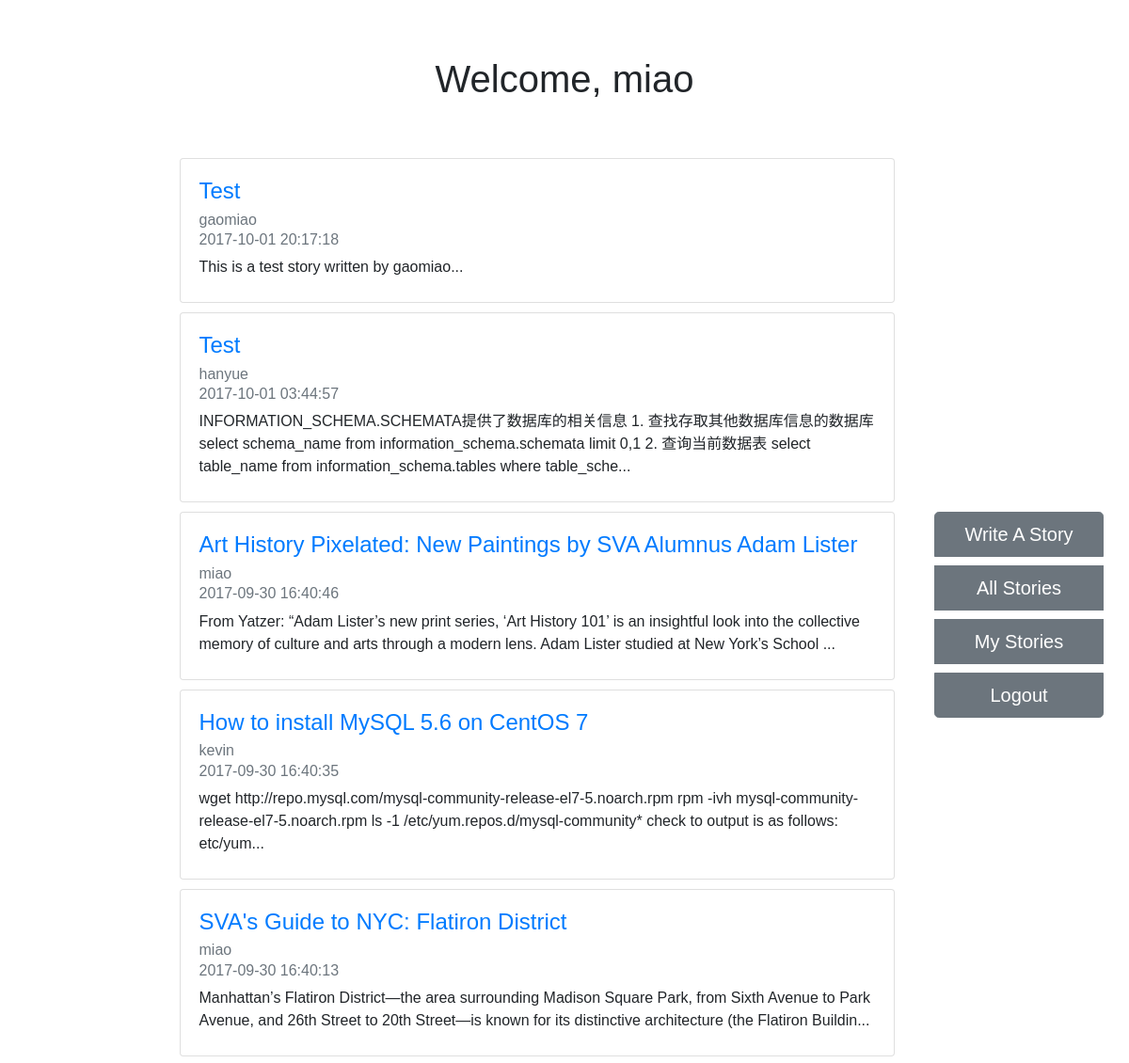
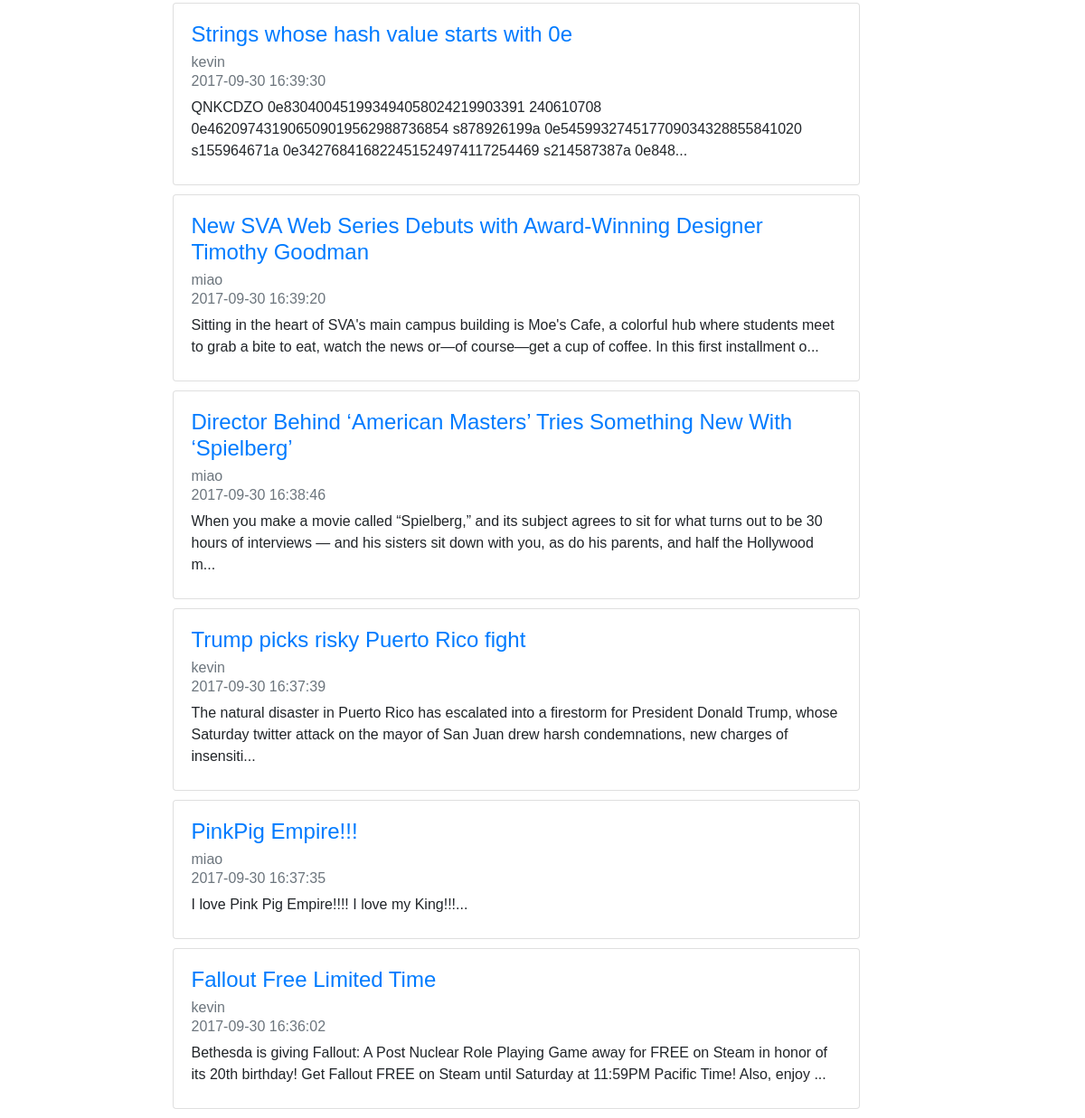
Page /index.php (signed in) on the committed database (2 pictures, top to bottom).
### tables this page shows
CREATE TABLE `stories` (
  `story_id` int(11) NOT NULL AUTO_INCREMENT,
  `title` varchar(255) NOT NULL,
  `issue_date` datetime NOT NULL DEFAULT CURRENT_TIMESTAMP,
  `userid` int(11) NOT NULL,
  `content` text NOT NULL,
  PRIMARY KEY (`story_id`),
  KEY `userid` (`userid`),
  CONSTRAINT `stories_ibfk_1` FOREIGN KEY (`userid`) REFERENCES `users` (`userid`)
);

CREATE TABLE `users` (
  `userid` int(11) NOT NULL AUTO_INCREMENT,
  `username` varchar(25) NOT NULL,
  `password` varchar(255) NOT NULL,
  PRIMARY KEY (`userid`)
);

### index.php (the view, shortened to what this page needs)
<!DOCTYPE html>
<html lang="en">
<head>
    <link rel="stylesheet" type="text/css" href="css/mystyle.css"/>
    <link rel="stylesheet" href="https://maxcdn.bootstrapcdn.com/bootstrap/4.0.0-beta/css/bootstrap.min.css">
</head>
<body>
    <div id="header">
        <?php if (isset($_SESSION['user'])): ?>
        <div id="welcome"><h1>Welcome, <?php echo $_SESSION['user'] ?></h1></div>
        <?php else: ?>
        <div id="welcome"><h1>Welcome to Kevin and Miao's News Forum</h1></div>
        <?php endif;?>
    </div>
    <div id="content" class="container-fluid">
        <div id="sidebar">
            <?php if (!isset($_SESSION['user'])): ?>
                <form action="login.php" method="post">
                    <div class="form-group">
                        <label for="username">Username</label>
                        <input type="text" name="username" class="form-control" id="username" placeholder="username">
                    </div>
                    <div class="form-group">
                        <label for="passwordInput">Password</label>
                        <input type="password" name="password" class="form-control" id="passwordInput" placeholder="Password">
                    </div>
                    <button type="submit" class="btn btn-primary">Sign in</button>
                </form>
                <button type="button" class="btn btn-secondary" data-toggle="modal" data-target=".bs-example-modal-sm">Sign up</button>
            <?php else: ?>
                <div id="account_mgr" class="btn-group-vertical">
                    <button type="button" class="btn btn-secondary btn-lg" id="writestory">Write A Story</button>
                    <button type="button" class="btn btn-secondary btn-lg" id="allstories">All Stories</button>
                    <button type="button" class="btn btn-secondary btn-lg" id="man_my_stories">My Stories</button>
                    <button type="button" class="btn btn-secondary btn-lg" id="logout">Logout</button>
                </div>
            <?php endif;?>
        </div>
        <div id="news_list">
        <?php
require 'database.php';
$stmt = $mysqli->prepare("select story_id, title, issue_date, username, left(content,200) as depiction from stories join users on stories.userid=users.userid order by issue_date desc");
$stmt->execute();
$result = $stmt->get_result();
while ($row = $result->fetch_assoc()) {?>
                        <div class="card">
                        <div class="card-body">
                            <a href="showStory.php?id=<?php echo $row['story_id']; ?>"><h4 class="card-title"><?php echo $row["title"] ?></h4></a>
                            <h6 class="card-subtitle mb-2 text-muted"><?php echo $row["username"] ?></h6>
                            <h6 class="card-subtitle mb-2 text-muted"><?php echo $row["issue_date"] ?></h6>
                            <p><?php echo $row["depiction"] . "..." ?></p>
                        </div>
                      </div>
                    <?php
}
?>
        </div>
    </div>
</body>
</html>

### css/mystyle.css (style rules this page uses)
#content { font-family: sans-serif; margin-top: 5%; }
#news_list { width: 65%; margin-left: 15%; float: left; }
#welcome { font-family: sans-serif; text-align: center; margin-top: 5%; }
#sidebar { width: 15%; text-align: center; position: fixed; left: 82%; top: 23%; }
#account_mgr { width: 100%; margin-left: 5%; font-size: 1.5em; }
.btn { width: 50%; margin-bottom: 10px; }
.card { margin-bottom: 10px; }
.card-body p { margin-bottom: 5px; }

### rows in the picture
stories: title "Test", userid.username "gaomiao", issue_date "2017-10-01 20:17:18", depiction "This is a test story written by gaomiao"
stories: title "Test", userid.username "hanyue", issue_date "2017-10-01 03:44:57", depiction "INFORMATION_SCHEMA.SCHEMATA提供了数据库的相关信息 1. 查找存取其他数据库信息的数据库 select schema_name from information_schema.schemata limit 0,1 2. 查询当前数据表 select table_name from information_schema.tables where table_sche"
stories: title "Art History Pixelated: New Paintings by SVA Alumnus Adam Lister", userid.username "miao", issue_date "2017-09-30 16:40:46", depiction "From Yatzer: “Adam Lister’s new print series, ‘Art History 101’ is an insightful look into the collective memory of culture and arts through a modern lens. Adam Lister studied at New York’s School"
stories: title "How to install MySQL 5.6 on CentOS 7", userid.username "kevin", issue_date "2017-09-30 16:40:35", depiction "wget http://repo.mysql.com/mysql-community-release-el7-5.noarch.rpm rpm -ivh mysql-community-release-el7-5.noarch.rpm ls -1 /etc/yum.repos.d/mysql-community* check to output is as follows: etc/yum"
stories: title "SVA's Guide to NYC: Flatiron District", userid.username "miao", issue_date "2017-09-30 16:40:13", depiction "Manhattan’s Flatiron District—the area surrounding Madison Square Park, from Sixth Avenue to Park Avenue, and 26th Street to 20th Street—is known for its distinctive architecture (the Flatiron Buildin"
stories: title "Strings whose hash value starts with 0e", userid.username "kevin", issue_date "2017-09-30 16:39:30", depiction "QNKCDZO 0e830400451993494058024219903391 240610708 0e462097431906509019562988736854 s878926199a 0e545993274517709034328855841020 s155964671a 0e342768416822451524974117254469 s214587387a 0e848"
stories: title "New SVA Web Series Debuts with Award-Winning Designer Timothy Goodman", userid.username "miao", issue_date "2017-09-30 16:39:20", depiction "Sitting in the heart of SVA's main campus building is Moe's Cafe, a colorful hub where students meet to grab a bite to eat, watch the news or—of course—get a cup of coffee. In this first installment o"
stories: title "Director Behind ‘American Masters’ Tries Something New With ‘Spielberg’", userid.username "miao", issue_date "2017-09-30 16:38:46", depiction "When you make a movie called “Spielberg,” and its subject agrees to sit for what turns out to be 30 hours of interviews — and his sisters sit down with you, as do his parents, and half the Hollywood m"
stories: title "Trump picks risky Puerto Rico fight", userid.username "kevin", issue_date "2017-09-30 16:37:39", depiction "The natural disaster in Puerto Rico has escalated into a firestorm for President Donald Trump, whose Saturday twitter attack on the mayor of San Juan drew harsh condemnations, new charges of insensiti"
stories: title "PinkPig Empire!!!", userid.username "miao", issue_date "2017-09-30 16:37:35", depiction "I love Pink Pig Empire!!!! I love my King!!!"
stories: title "Fallout Free Limited Time", userid.username "kevin", issue_date "2017-09-30 16:36:02", depiction "Bethesda is giving Fallout: A Post Nuclear Role Playing Game away for FREE on Steam in honor of its 20th birthday! Get Fallout FREE on Steam until Saturday at 11:59PM Pacific Time! Also, enjoy"

### other values in the picture
$_SESSION['user'] "miao"
